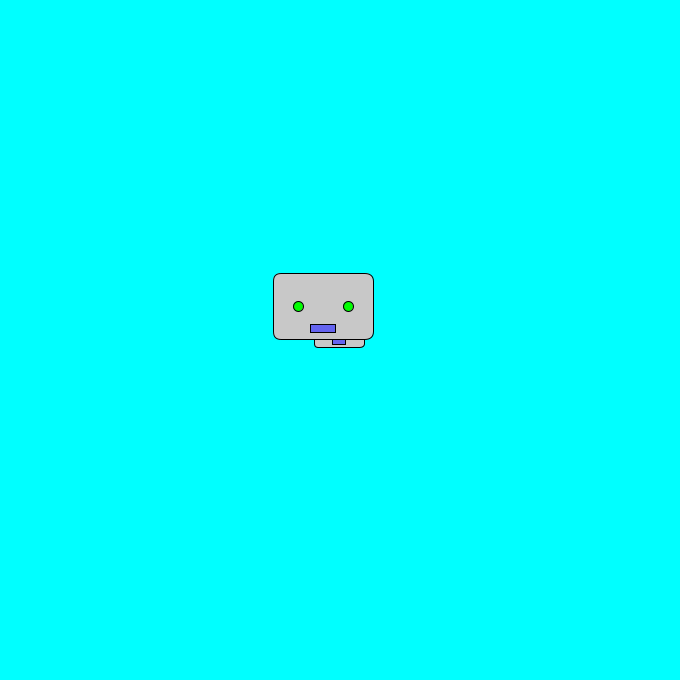
Frame 1 (no input)
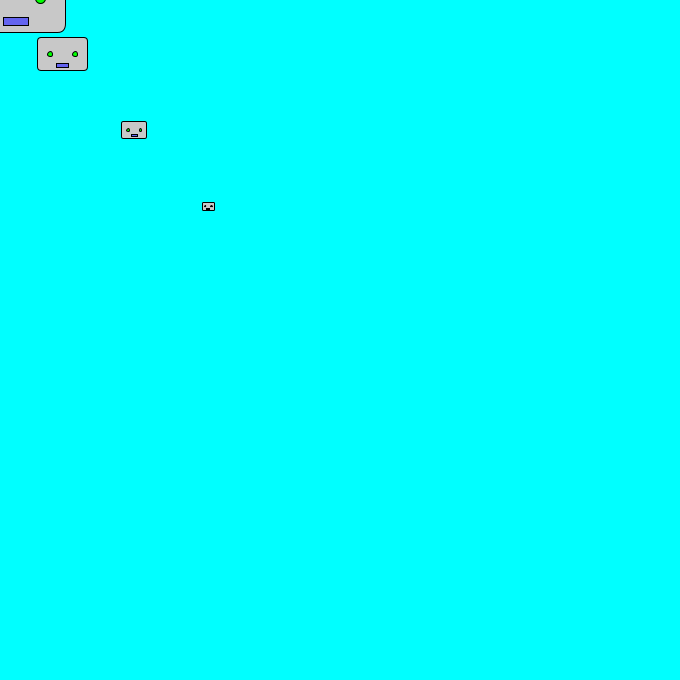
Frame 60 (the mouse pressed at the canvas centre just before this capture)
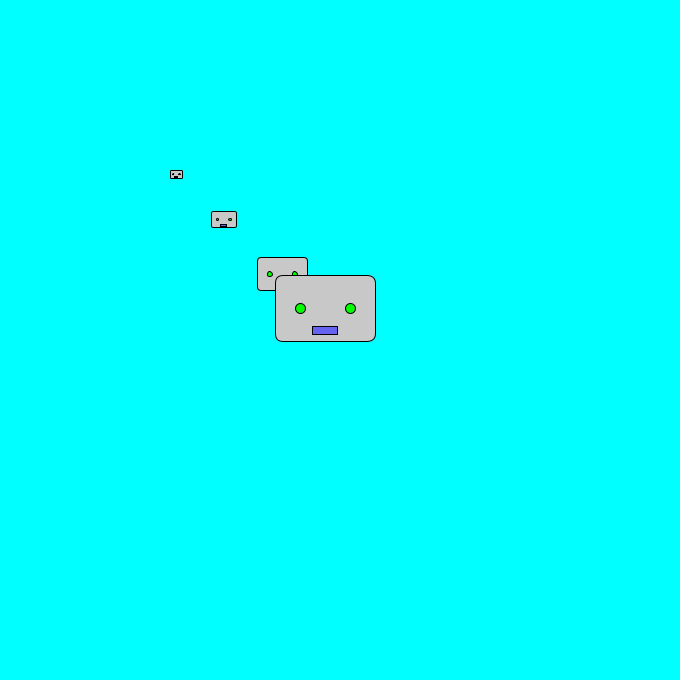
Frame 120 (the mouse held since frame 60 and released just before this capture)

The Processing sketch that drew these frames (run headless with seeded random() and noise(); from frame 60 on, the mouse is pressed at the canvas centre):

// Processing sketch: robots
// ── robots.pde
Robot robbie, bobbie, rob, bob;

void setup() {
  size (680, 680);
  rectMode(CENTER);
  robbie = new Robot(100);
  bobbie = new Robot(50);
  rob = new Robot(25);
  bob = new Robot(12.5);
}
void draw() {
  background(0, 255, 255);

  robbie.easeTowards(mouseX, mouseY);
  bobbie.easeTowards(robbie.x, robbie.y);
  rob.easeTowards(bobbie.x, bobbie.y);
  bob.easeTowards(rob.x, rob.y);
  rob.drawRobot();
  bob.drawRobot();
  bobbie.drawRobot();
  robbie.drawRobot();
}


// ── RobotClass.pde
class Robot {
  float wHead = 75;
  float x, y;

  Robot(float headWidth) {
    wHead = headWidth;
    x = width/2;
    y = height/2;
  }

  void easeTowards( float x_, float y_) {
    float easing = .05;
    x = x*(1-easing) + x_ * easing;
    y = y*(1-easing) + y_ * easing;
  }


  void drawRobot() {
    pushMatrix();

    translate(x, y+wHead/2);

    //Head
    fill(200, 200, 200);
    float hHead = wHead*2/3;
    float rHead = wHead/12;
    rect(0, -hHead, wHead, hHead, rHead);


    //Eyes
    fill(0, 255, 0);
    float eyeDiam = wHead/10;
    ellipse(-wHead/4, -hHead, eyeDiam, eyeDiam);
    ellipse(wHead/4, -hHead, eyeDiam, eyeDiam);

    //Mouth
    fill(100, 100, 240);
    float wMouth = wHead*.25;
    float hMouth = hHead*.1;
    rect(0, -hHead/1.5, wHead/4, hHead/8);
    popMatrix();
  }
}
